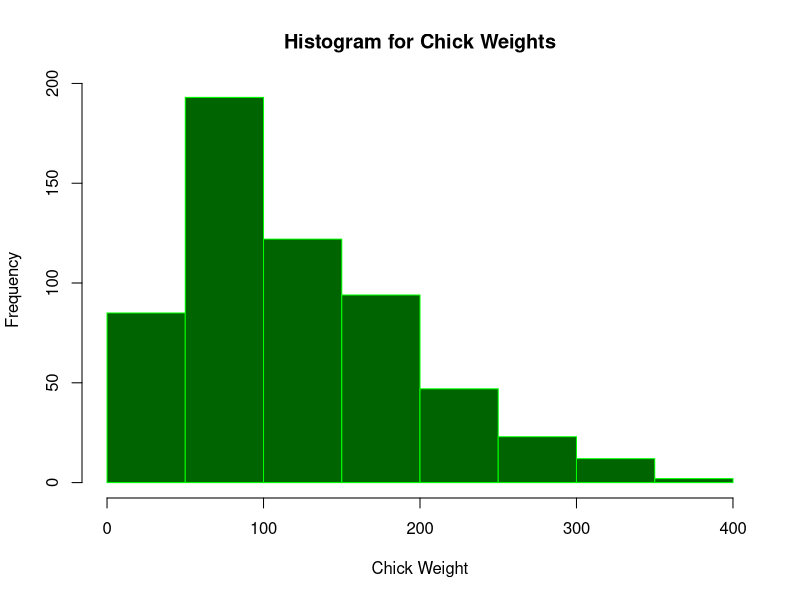

This chart was generated by the following R code:
getwd()

ChickWeight
ChickWeight$weight

hist(
  ChickWeight$weight, 
  xlab = "Chick Weight", 
  main = "Histogram for Chick Weights",
  border = "green", 
  col = "darkgreen")
